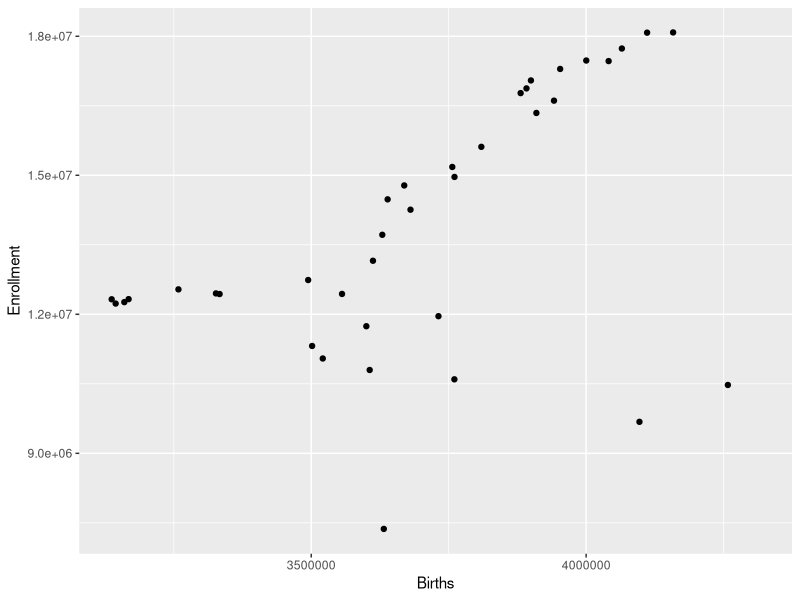

Write the R code that produced this figure.
library(tidyverse) 

enrollment <- read_csv("enrollment.csv")

ggplot( enrollment, aes(Births, Enrollment)) +
  geom_point()
